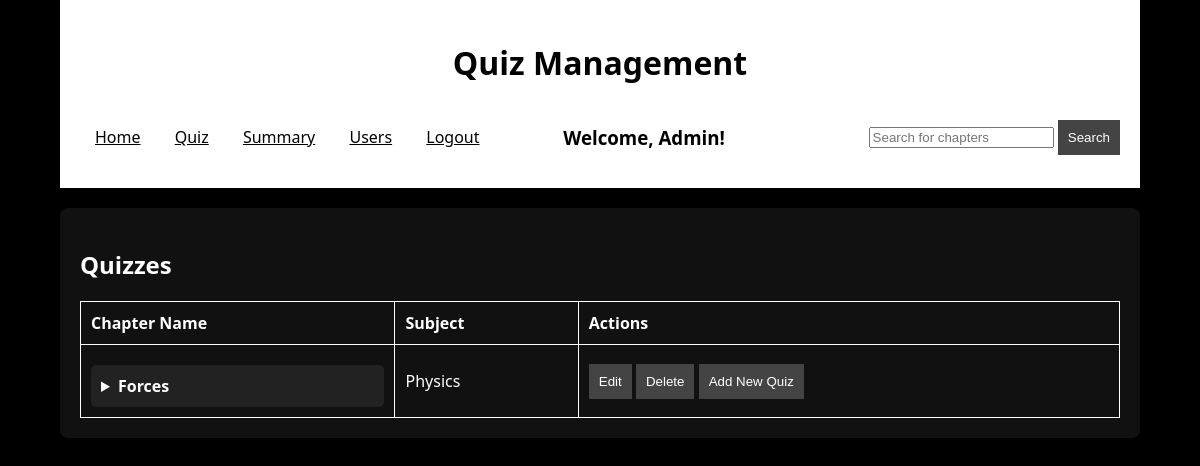
Page /quiz_home on the earlier database version.
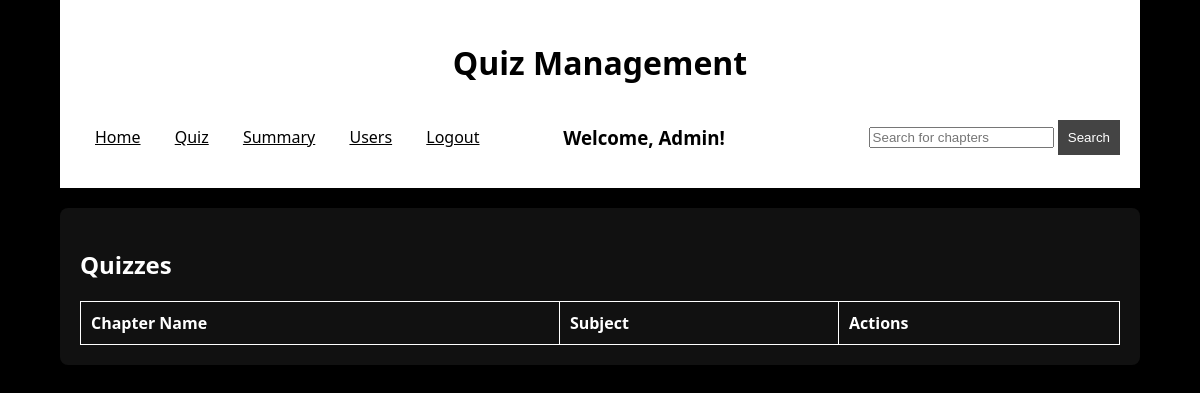
Same page on the later database version.
### models/model1.py (models this page shows)
class Chapter(db.Model):
    id = db.Column(db.Integer,primary_key=True)
    chapter_name = db.Column(db.String(),nullable=False)
    subject_id = db.Column(db.Integer,db.ForeignKey("subject.id"),nullable=False)
    quiz_details = db.relationship("Quiz",backref="chapter_details",cascade="all, delete")

class Subject(db.Model):
    id = db.Column(db.Integer,primary_key=True)
    subject_name = db.Column(db.String(),unique=True,nullable=False)
    sub_description = db.Column(db.String(),nullable=False)
    chap_details = db.relationship("Chapter",backref="sub_details",cascade="all, delete")

### controllers/controller.py (the view)
@app.route("/quiz_home",methods=["GET","POST"])
def quiz_home():
    chapter_info = Chapter.query.all()
    return render_template("quiz_management.html",chapter_info=chapter_info)

### templates/quiz_management.html (shortened to what this page needs)
<!DOCTYPE html>
<html lang="en">
<head>
    <link rel="stylesheet" href="{{ url_for('static', filename='style2.css') }}">
</head>
<body>
    <div class="container">
        <header>
            <h1>Quiz Management</h1>
            <div style="display: flex; justify-content: space-between; align-items: center;">
            <nav>
                <ul>
                    <li><a href="/home">Home</a></li>
                    <li><a href="/quiz_home">Quiz</a></li>
                    <li><a href="/generate_chart/admin">Summary</a></li>
                    <li><a href="/user_details">Users</a></li>
                    <li><a href="/login">Logout</a></li>
                </ul>
            </nav>
                <h3 style="padding-right: 75px;">Welcome, Admin!</h3>
                <form method="GET" action="/chap_search">
                    <input type="text" name="query" placeholder="Search for chapters">
                    <button type="submit">Search</button>
                </form>
            </div>
        </header>
        <section id="quiz_home">
            {% if query %}
            <h2>Results for "{{query}}"</h2>
            {% else %}
            <h2>Quizzes</h2>
            {% endif %}
            <table>
                <tr>
                    <th>Chapter Name</th>
                    <th>Subject</th>
                    <th>Actions</th>
                </tr>
                {% for chapter in chapter_info %}
                <tr>
                    <td>
                        <details>
                            <summary>{{chapter.chapter_name}}</summary>
                        </details>
                    </td>
                    <td>{{chapter.sub_details.subject_name}}</td>
                    <td>
                        <form action="/edit_chapter/{{chapter.id}}" style="display: inline;">
                            <button>Edit</button>
                        </form>
                        <form action="/delete_chapter/{{chapter.id}}" onclick="return confirm('Are you sure you want to delete this chapter?');" style="display: inline;">
                            <button>Delete</button>
                        </form>
                        <form action="/quiz/{{chapter.id}}" style="display: inline;">
                            <button>Add New Quiz</button>
                        </form>
                    </td>
                </tr>
                {% endfor %}

### static/style2.css (style rules this page uses)
body { font-family: system-ui; background-color: #000; color: #fff; margin: 0; padding: 0; }
.container { width: 90%; margin: auto; }
header { background: white; color: black; padding: 20px; text-align: center; }
nav ul { list-style: none; padding: 0; }
nav ul li { display: inline; margin: 0 15px; }
nav ul li a { color: black; text-decoration: underline; }
section { margin: 20px 0; padding: 20px; background: #111; border-radius: 8px; }
table { width: 100%; border-collapse: collapse; }
table, th, td { border: 1px solid #fff; }
th, td { padding: 10px; text-align: left; }
button { background: #444; color: #fff; border: none; padding: 10px; cursor: pointer; }

Differences in the rows shown:
removed Chapter: chapter_name "Forces", sub_details.subject_name "Physics"
